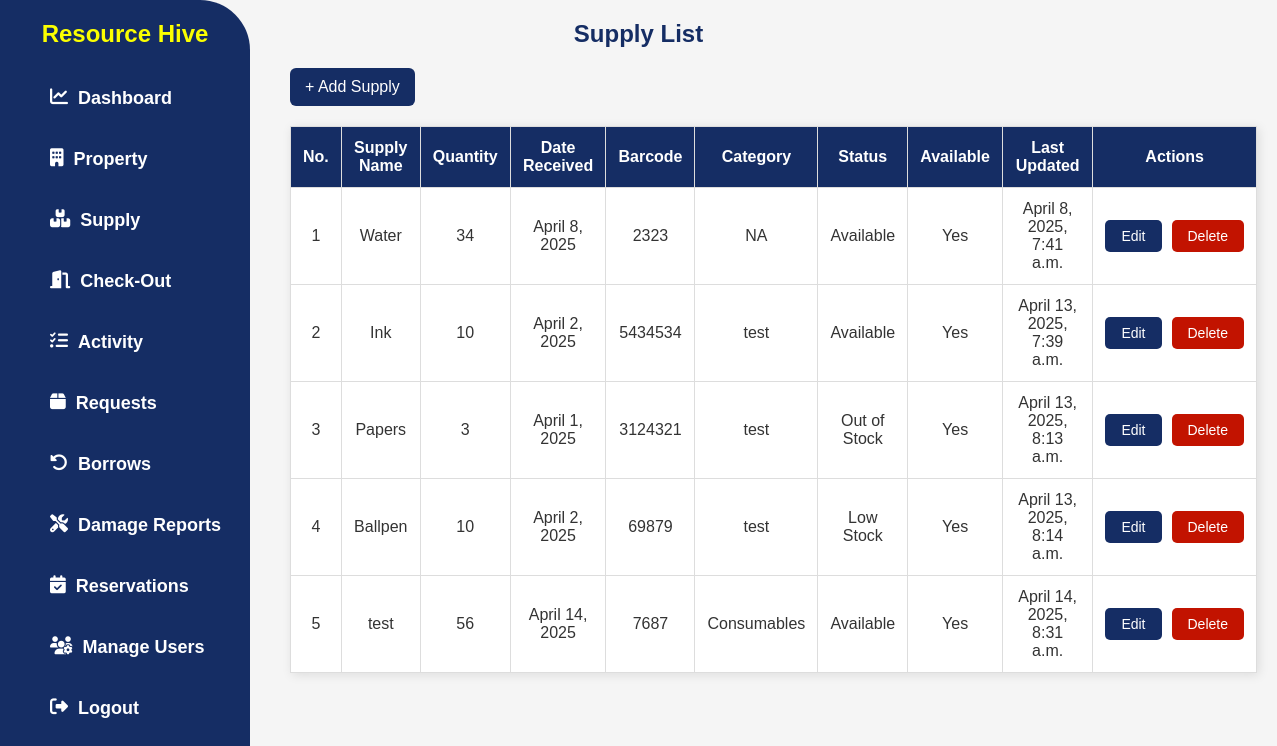
Before: /supplies/ with the older database file.
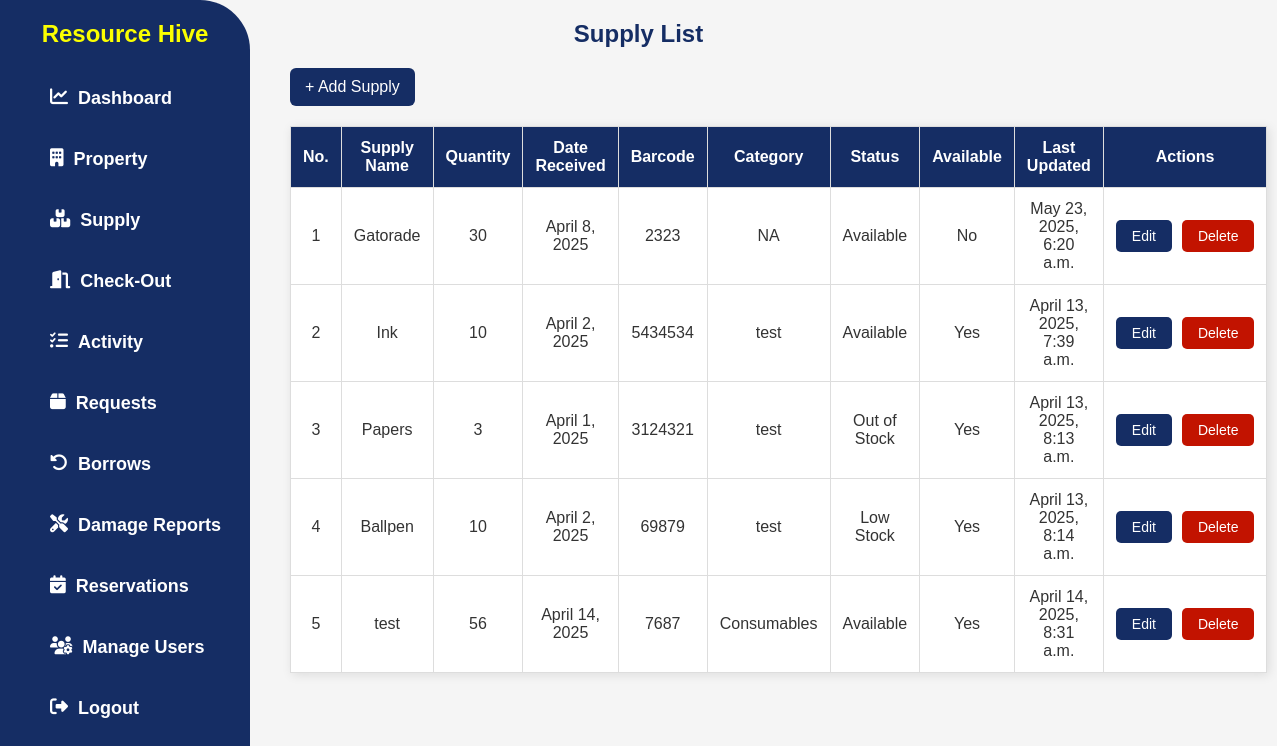
After: the same page with the newer database file.
### app/models.py (models this page shows, shortened)
class Supply(models.Model):
    STATUS_CHOICES = [
        ('low_stock', 'Low Stock'),
        ('out_of_stock', 'Out of Stock'),
        ('available', 'Available'),
    ]
    supply_name = models.CharField(max_length=255)
    quantity = models.PositiveIntegerField(default=0)
    date_received = models.DateField()
    barcode = models.CharField(max_length=100, unique=True)
    category = models.CharField(max_length=100)
    status = models.CharField(max_length=20, choices=STATUS_CHOICES, default='available')
    available_for_request = models.BooleanField(default=True)
    last_updated = models.DateTimeField(auto_now=True)

### app/views.py (the view)
# urls.py: path('supplies/', SupplyListView.as_view(), name='supply_list'),
class SupplyListView(ListView):
    model = Supply
    template_name = 'app/supply.html'
    context_object_name = 'supplies'
    def get_context_data(self, **kwargs):
        context = super().get_context_data(**kwargs)
        context['form'] = SupplyForm()
        return context

### app/templates/app/supply.html (shortened to what this page needs)
{% load static %}
<!DOCTYPE html>
<html lang="en">
<head>
  <link rel="stylesheet" href="{% static 'css/style.css' %}" />
  <link rel="stylesheet" href="https://cdnjs.cloudflare.com/ajax/libs/font-awesome/6.4.2/css/all.min.css" />
</head>
<body>
  {% include 'app/navbar.html' %}
  {% block content %}
  <h2>Supply List</h2>
  <div class="add-property-container">
    <button id="openModalBtn" class="add-btn">+ Add Supply</button>
  </div>
  <div class="content">
    <table border="1">
      <thead>
        <tr>
          <th>No.</th>
          <th>Supply Name</th>
          <th>Quantity</th>
          <th>Date Received</th>
          <th>Barcode</th>
          <th>Category</th>
          <th>Status</th>
          <th>Available</th>
          <th>Last Updated</th>
          <th>Actions</th>
        </tr>
      </thead>
      <tbody>
        {% for supply in supplies %}
        <tr>
          <td>{{ forloop.counter }}</td>
          <td>{{ supply.supply_name }}</td>
          <td>{{ supply.quantity }}</td>
          <td>{{ supply.date_received }}</td>
          <td>{{ supply.barcode }}</td>
          <td>{{ supply.category }}</td>
          <td>{{ supply.get_status_display }}</td>
          <td>{{ supply.available_for_request|yesno:"Yes,No" }}</td>
          <td>{{ supply.last_updated }}</td>
          <td>
              <div class="button-group">
              <button class="edit-btn"
              data-id="{{ supply.id }}"
              data-name="{{ supply.supply_name }}"
              data-quantity="{{ supply.quantity }}"
              data-date="{{ supply.date_received|date:'Y-m-d' }}"
              data-barcode="{{ supply.barcode }}"
              data-category="{{ supply.category }}"
              data-status="{{ supply.status }}"
              data-available="{{ supply.available_for_request }}">
              Edit
            </button>
            <form method="POST" action="{% url 'delete_supply' supply.id %}">
              <button type="submit" class="del-btn" onclick="return confirm('Are you sure you want to delete this supply?');">
                Delete
              </button>
            </form>
          </td>
        </tr>
        {% empty %}
        <tr><td colspan="9">No supplies available.</td></tr>
        {% endfor %}
      </tbody>
    </table>
  </div>
  {% endblock %}
</body>
</html>

Changed rows visible on the page:
changed Supply "NA": supply_name "Water" → "Gatorade"; quantity "34" → "30"; available_for_request "Yes" → "No"; last_updated "April 8, 2025, 7:41 a.m." → "May 23, 2025, 6:20 a.m."
